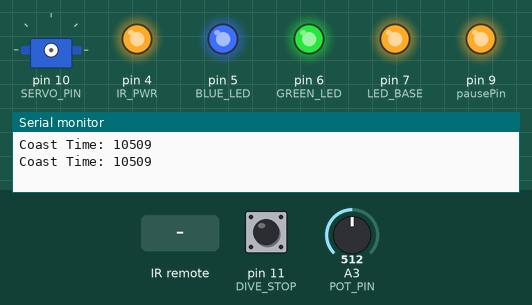
Simulated run of this sketch. Board: Arduino Uno, built with avr-gcc and run on an emulated ATmega328P. On the bench: servo, output pins drawn as LEDs (lit = HIGH), the last lines printed to the serial monitor. The inputs (shaded band) are chosen by the test bench; at power-on: pin 11 (DIVE_STOP) HIGH, A3 (POT_PIN) = 512.

Above: at 1.2 s.
1.3 s: infrared code 0xFD807F received
At 1.55 s:
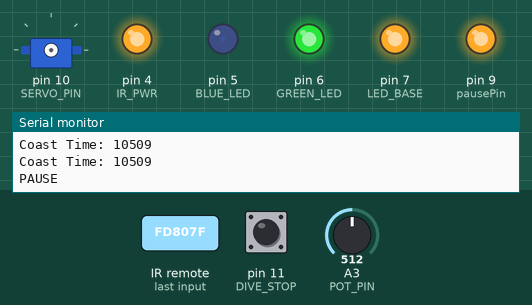
3.1 s: infrared code 0xFD8877 received
At 4.9 s:
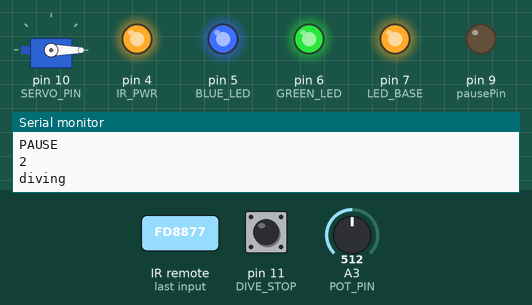
5.2 s: infrared code 0xFD807F received
At 6.7 s:
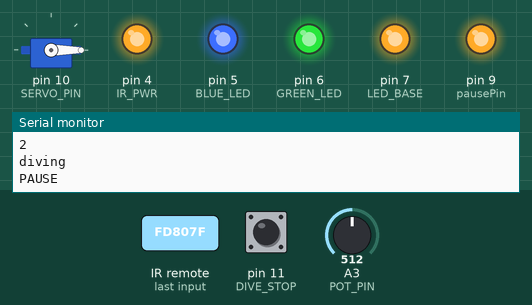
7.0 s: infrared code 0xFDB04F received
At 7.3 s:
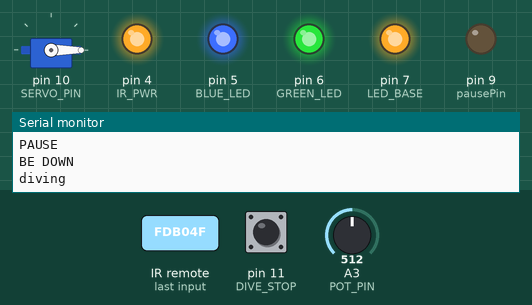
9.2 s: infrared code 0xFD10EF received
At 10.2 s:
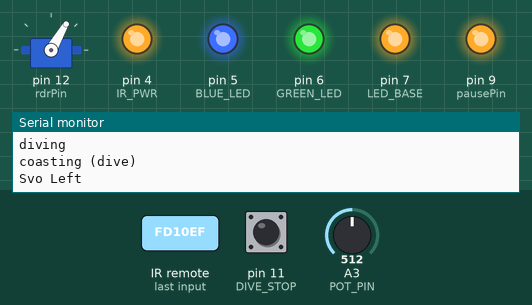
10.7 s: infrared code 0xFD8877 received
At 12.1 s:
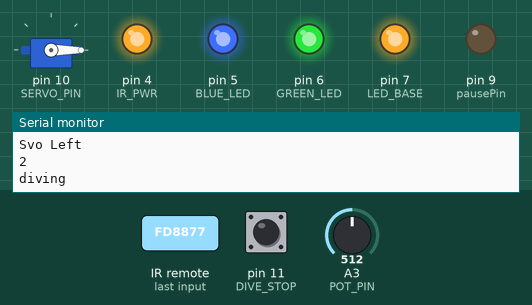
Timing chart, 0 to 13.7 s (numbered marks = the images above; inputs shaded):
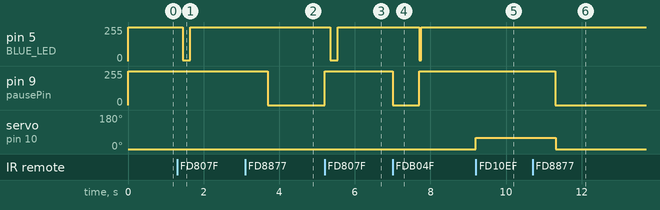

The sketch:

SeaGlideV0_9_2Rdr.ino
```cpp
/*

Michael Britt-Crane 2016.4.13
update to remote functionality. can now pause at any time (incuding during coasting)
when paused light flashes purple then extinguishes
switched jog buttons from left & right arrows to up and down arrows

This program will run the stoc SeaGlide glider with no advanced add-ons.
learn more at http://SeaGlide.net there you will find all of the source files, a bill of materials, instructions, and lessons.

*/

#include <IRremote.h>                // include the IRremote library: http://github.com/shirriff/Arduino-IRremote
#include <Servo.h>                   // include the stock "Servo" library for use in this sketch
Servo myservo;                       // create a new Servo object called myservo

// Constants
static int minCoast =  1000;         // if the pot is turned all the way to the counter-clockwise the glider will coast for 1 seccond
static int maxCoast = 20000;         // if the pot is turned all the way to the clockwise the glider will coast for 10 secconds
static int riseStopThreshold = 100;  //
static byte servoDiveCommand = 0;    // this is the angle value that the dive method sends to the servo
static byte servoRiseCommand = 180;  // this is the angle value that the rise method sends to the servo
static byte countsPrev = 6;          // 5 or 11
static byte rdrCenter = 90;

static int riseDriveTime = 12000;//shallow lead 17000; //lead full19500 ;    //18000; // fornew lead plunger
static int sampleInterval = 2000;   // sample interval

// Pins
static byte SERVO_PIN = 10;          // the pin that the "continuous rotation servo" is attached to, this motor drives the buoyancy engine
static byte DIVE_STOP = 11;          // the pin that the dive limmit switch (round push button) is attached to
static byte pausePin = 9;
//static byte RISE_STOP_SENSOR = A0;   // the pin that the reflectance sensor is attached to. This sensor detects the edge of the plunger mass
static byte POT_PIN = A3;            // the pin that the wiper of the little orange trim pot is attached to
static byte RECV_PIN = 2;            // IR reciever signal pin
static byte IR_GND = 3;              // IR middle pin, ground
static byte IR_PWR = 4;              // IR power pin
//static byte encoderPin = 12;         // hall effect sensor on shaft coupling encoder pin
static byte rdrPin = 12;             // rudder servo pin

static byte RED_LED = 9;             // these are the three pins that the RED
static byte GREEN_LED = 6;           //                                   GREEN
static byte BLUE_LED = 5;            //                               and BLUE LED cathodes are attached to
static byte LED_BASE = 7;            // this is the pin that the "common anode" of the RGB LED is attached to

byte rdrPos = rdrCenter;

// IR definitions
IRrecv irrecv(RECV_PIN);
decode_results results;
#define PAUSE 0xFD807F
#define ONE 0xFD08F7
#define TWO 0xFD8877
#define THREE 0xFD48B7
#define UP 0xFDA05F
#define DOWN 0xFDB04F
#define LEFT 0xFD10EF
#define RIGHT 0xFD50AF
#define ENTER 0xFD906F
/*                                      not currently in use
#define FOUR 0xFD28D7
#define FIVE 0xFDA857
#define SIX 0xFD6897
#define SEVIN 0xFD18E7
#define EIGHT 0xFD9867
#define NINE 0xFD58A7
#define VOLUP 0xFD40BF
#define VLOLDOWN 0xFD00FF
*/

void setup() {                       // begin setup method
  Serial.begin(9600);                // fire up the serial port. This allows us to print values to the serial console
  IRsetup();                         // Start the Infa-Red reciever
  pinMode(POT_PIN, INPUT);           // initialize the potentiometer, this pot will determine the coast time turn it right to coast longer
  pinMode(SERVO_PIN, OUTPUT);        // initialize the continuous rotation servo, this motor drives the buoyancy engine
  pinMode(DIVE_STOP, INPUT_PULLUP);  // initialize the dive stop switch, and turn on the internal pull-up resistor. This limmit switch is lets the Arduino know when the buoyancy engine reaches the end of its travle in the dive direction
  pinMode(pausePin, INPUT_PULLUP);   // initialize the dive stop switch, and turn on the internal pull-up resistor. This limmit switch is lets the Arduino know when the buoyancy engine reaches the end of its travle in the dive direction
  pinMode(RED_LED, OUTPUT);          // initialise the RED
  pinMode(GREEN_LED, OUTPUT);        //                GREEN
  pinMode(BLUE_LED, OUTPUT);         //            and BLUE pins on the LED
  pinMode(LED_BASE, OUTPUT);         // initialize the common pin of the LED

  // initialize RGB LED
  ledRGB_Write(0, 0, 0);             // set the R, G, & B LEDs to OFF
  digitalWrite(LED_BASE, HIGH);      // set the LED Base pin to HIGH this LED it is a common anode, providing +5V to all 3 LEDs
  readPot(POT_PIN);
  delay(50);                        // wait for 0.2 sec
}                                    // end setup method

void loop(){                   // begin main loop
//  dive(0);                     // DIVE-DIVE-DIVE: Run the "dive" method. This will start turning the servo to take in water & pitch the glider down
  pause(readPot(POT_PIN), 1);     // read the pot and delay bassed on it's position, coast
//  rise(riseDriveTime); //150   // Rise: Run the "rise" method. This will start turning the servo to push out water & pitch the glider up
//  pause(readPot(POT_PIN)*1.1, 0); // Read the pot and delay bassed on it's position, coast
}                              // end main loop

void dive(int time){                                    // Dive: Run the "dive" method. This will start turning the servo to take in water & pitch the glider down
  ledRGB_Write(255, 0, 0);                      // set LED to RED to indicate that the glider is diving
  Serial.println("diving");                     // print status change to the serial port
  myservo.attach(SERVO_PIN);                    // attaches the servo on "SERVO_PIN" to the servo object so that we can command the servo to turn
  myservo.write(servoDiveCommand);              // drive servo clockwise, take in water & pull weight forward (pull counterweight & plunger towards servo, at the bow of the glider)
  if (time == 0){
    while (digitalRead(DIVE_STOP) == HIGH){       // keep checking the DIVE_STOP pin to see if the button is pressed
      if (checkIR(0)){
        myservo.attach(SERVO_PIN);                    // attaches the servo on SERVO_PIN to the servo object
        myservo.write(servoDiveCommand);              // drive servo counter-clockwise, pull weight aft (push counterweight & plunger away from servo)
        ledRGB_Write(255, 0, 0);                      // set LED to RED to indicate that the glider is diving
      }
      // wait...                                  // just keep checking: when the button is pressed, continue to the next line
    }
  }
  else{
    unsigned long currentMillis = millis();
    long previousMillis = currentMillis;
    while (currentMillis - previousMillis < time && digitalRead(DIVE_STOP) ) {
      currentMillis = millis();
    }
  }
  myservo.detach();                             // stop the servo, detaches the servo on SERVO_PIN from the servo object
  Serial.println("coasting (dive)");            // print status change to the serial port
  ledRGB_Write(255, 80, 0);                     // set LED to ORANGE to indicate that the glider is coasting in a dive
}                                               // end of method


void rise(int time){      // , byte cnts){                  // Rise: Run the "rise" method. This will start turning the servo to push out water & pitch the glider up
  ledRGB_Write(0, 200, 0);                      // set LED to GREEN to indicate that the glider is rising
  Serial.println("rising");                     // print status change to the serial port
  myservo.attach(SERVO_PIN);                    // attaches the servo on SERVO_PIN to the servo object
  myservo.write(servoRiseCommand);              // drive servo counter-clockwise, pull weight aft (push counterweight & plunger away from servo)
  unsigned long currentMillis = millis();
  long previousMillis = currentMillis;
  while (currentMillis - previousMillis < time) {
    currentMillis = millis();
    if (checkIR(0)){
      myservo.attach(SERVO_PIN);                // attaches the servo on SERVO_PIN to the servo object
      myservo.write(servoRiseCommand);          // drive servo counter-clockwise, pull weight aft (push counterweight & plunger away from servo)
      ledRGB_Write(0, 200, 0);                  // set LED to GREEN to indicate that the glider is rising
    }
    // wait...                                  // just keep checking, when the sensor sees the edge, continue to the next line
  }
  myservo.detach();                             // stop the servo, detaches the servo on SERVO_PIN from the servo object
  Serial.println("coasting (rise)");            // print status change to the serial port
  ledRGB_Write(0, 0, 255);                      // set LED to BLUE to indicate that the glider is coasting in a rise
}                                               // end of method

void pause(int pauseTime, boolean divingCoast){
  unsigned long currentMillis = millis();
  unsigned long previousMillis = currentMillis;
  unsigned long previousMillis2 = previousMillis;
  while (currentMillis - previousMillis < pauseTime) {
    currentMillis = millis();
    if (currentMillis - previousMillis2 > sampleInterval){
        //Put sensor print statements here
        previousMillis2 = currentMillis;
    }
    if(divingCoast){
      if (checkIR(1)){
        myservo.attach(SERVO_PIN);                // attaches the servo on SERVO_PIN to the servo object
        myservo.write(servoRiseCommand);          // drive servo counter-clockwise, pull weight aft (push counterweight & plunger away from servo)
        ledRGB_Write(0, 200, 0);                  // set LED to GREEN to indicate that the glider is rising
      }
    }else{
      if (checkIR(0)){
        myservo.attach(SERVO_PIN);                // attaches the servo on SERVO_PIN to the servo object
        myservo.write(servoRiseCommand);          // drive servo counter-clockwise, pull weight aft (push counterweight & plunger away from servo)
        ledRGB_Write(0, 200, 0);                  // set LED to GREEN to indicate that the glider is rising
      }
    }
  }//end while
}

void ledRGB_Write(byte R, byte G, byte B){      // This method takes care of the details of setting a color and intensity of the RGB LED
  analogWrite(RED_LED, 255-R);                  // These are backwards because you write low values to turn these LEDs on
  analogWrite(GREEN_LED, 255-G);                // This method reverses the counterintuitive nature of the LEDs
  analogWrite(BLUE_LED, 255-B);                 // If using common anode rather than common anode LEDs remove the "255-"es
}                                               // end of method

int readPot(int potPin){                        // this method reads a potentiometer to determine the pause time
  int potValue = analogRead(potPin);            // Read the Potentiometer
  int pauseTime = map(potValue, 0, 1023, minCoast, maxCoast); // scale the value to the diveDriveTime range defined by minDriveTime & maxDriveTime
  Serial.print("Coast Time: ");                 // print a lable to the serial port
  Serial.println(pauseTime);                    // print the pause time value to the serial port
  return pauseTime;                             // return the pause time, an intiger (int) value
}                                               // end of method

void checkReed(){
  while (!digitalRead(pausePin)){
    //pause...
    digitalWrite(13, 1);
  }
    digitalWrite(13, 0);
}

void IRsetup(){
  irrecv.enableIRIn();
  pinMode(IR_GND, OUTPUT);
  pinMode(IR_PWR, OUTPUT);
  digitalWrite(IR_GND, 0);
  digitalWrite(IR_PWR, 1);
}

void flashPurp(int t){
    ledRGB_Write(2, 0, 250);
    delay(t);
    ledRGB_Write(0, 0, 0);
}

boolean checkIR(boolean coasting){
  if (checkPause()){
    myservo.detach();
    ledRGB_Write(0, 0, 0);
    delay(150);
    flashPurp(200);
    boolean paused = true;
    while (paused){
      if (irrecv.decode(&results)) {
        if (results.value == PAUSE){
          Serial.println("PLAY");
          delay(100);
          flashPurp(50);
          paused = false;
        }
        if (results.value == UP){
          Serial.println("BE UP");
          rise(700);
          flashPurp(50);
        }
        irrecv.resume();
        if (results.value == DOWN){
          Serial.println("BE DOWN");
          dive(700);
          flashPurp(50);
        }
        if (results.value == LEFT){
          Serial.println("Svo Left");
          rdrPos -= 30;
          driveRdr();
        }
        irrecv.resume();
        if (results.value == RIGHT){
          Serial.println("Svo Right");
          rdrPos += 30;
          driveRdr();
        }
        irrecv.resume();
        if (results.value == ENTER){
          Serial.println("Svo Center");
          rdrPos = rdrCenter;
          driveRdr();
        }
        irrecv.resume();
        if (results.value == TWO){
          Serial.println("2");
          flash(2, 150);
          dive(0);
          delay(150);
          rise(riseDriveTime/2);
          flashPurp(50);
        }
        irrecv.resume();
      }
    }
//    ledRGB_Write(60, 50, 50);
    if (coasting){
      Serial.println("paused durring coasting, Diving for safety");
      dive(0);                     // DIVE-DIVE-DIVE: Run the "dive" method. This will start turning the servo to take in water & pitch the glider down    return true;
      pause(readPot(POT_PIN), 0);     // read the pot and delay bassed on it's position, coast
    }
    return true;
  }
  else{
    return false;
  }
}

void driveRdr(){
  if (rdrPos > 180){
    rdrPos = 180;
  }
  if (rdrPos < 0){
    rdrPos = 0;
  }
  myservo.attach(rdrPin);
  myservo.write(rdrPos);
  delay(400);
  myservo.detach();
}

boolean checkPause(){
  if (irrecv.decode(&results)) {
    if (results.value == PAUSE) {
      Serial.println("PAUSE");
      irrecv.resume();
      return true;
    }
    else{
      irrecv.resume();
      return false;
    }
  }
}

void flash(int flashes, int time){
  for(int i = flashes; i > 0; i--){
    digitalWrite(13, 1);
    delay(time);
    digitalWrite(13, 0);
    delay(time);
  }
}


/*
        if (results.value == ONE){
            Serial.println("1");
            flash(1, 150);
            dive(1000);
            rise(1);
        }
        if (results.value == TWO){
            Serial.println("2");
            flash(2, 150);
            rise(10);
            delay(150);
            dive(0);
            rise(riseDriveTime/2);
        }
        if (results.value == THREE){
            Serial.println("3");
            flash(3, 150);
            dive(0);
            delay(150);
            rise(1000);
        }
 */
```

Measured:
- after the input at 1.3 s, pin 5 (BLUE_LED): 255/255 → 5/255 after 0.15 s, → 255/255 0.20 s later; pin 9 (pausePin): 255/255 → 253/255 after 0.15 s, → 255/255 0.20 s later
- after the input at 3.1 s, pin 9 (pausePin): 255/255 → 0/255 after 0.60 s
- after the input at 5.2 s, pin 5 (BLUE_LED): 255/255 → 5/255 after 0.15 s, → 255/255 0.20 s later; pin 9 (pausePin): 0/255 → 255/255 at once, → 253/255 0.15 s later, → 255/255 0.20 s later
- after the input at 7.0 s, pin 5 (BLUE_LED): 255/255 → 5/255 after 0.70 s, → 255/255 0.05 s later; pin 9 (pausePin): 255/255 → 0/255 at once, → 255/255 0.70 s later
- after the input at 9.2 s, servo on pin 10 (SERVO_PIN): 0° → 60° at once
- after the input at 10.7 s, pin 9 (pausePin): 255/255 → 0/255 after 0.60 s; servo on pin 10 (SERVO_PIN): 60° → 0° after 0.61 s
